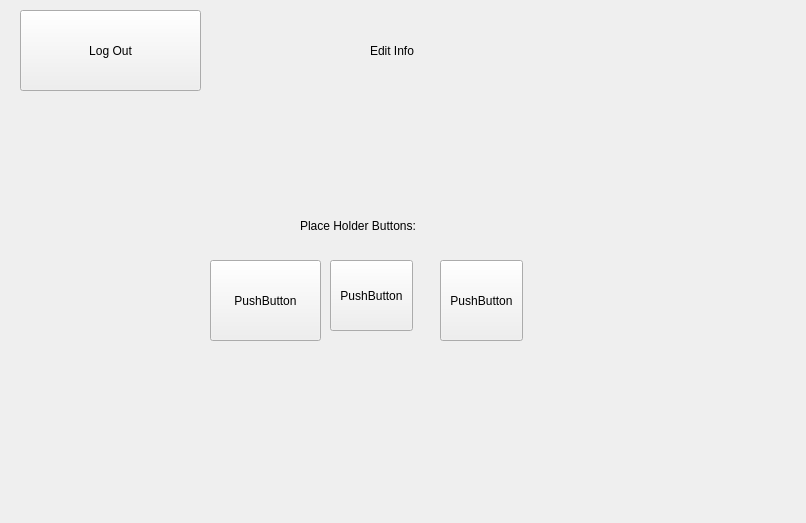
<?xml version="1.0" encoding="UTF-8"?>
<ui version="4.0">
 <class>EditInfo</class>
 <widget class="QWidget" name="EditInfo">
  <property name="geometry">
   <rect>
    <x>0</x>
    <y>0</y>
    <width>806</width>
    <height>523</height>
   </rect>
  </property>
  <property name="windowTitle">
   <string>Form</string>
  </property>
  <widget class="QLabel" name="label">
   <property name="geometry">
    <rect>
     <x>370</x>
     <y>30</y>
     <width>71</width>
     <height>41</height>
    </rect>
   </property>
   <property name="text">
    <string>Edit Info</string>
   </property>
  </widget>
  <widget class="QPushButton" name="pushButton">
   <property name="geometry">
    <rect>
     <x>20</x>
     <y>10</y>
     <width>181</width>
     <height>81</height>
    </rect>
   </property>
   <property name="text">
    <string>Log Out</string>
   </property>
  </widget>
  <widget class="QPushButton" name="pushButton_2">
   <property name="geometry">
    <rect>
     <x>210</x>
     <y>260</y>
     <width>111</width>
     <height>81</height>
    </rect>
   </property>
   <property name="text">
    <string>PushButton</string>
   </property>
  </widget>
  <widget class="QPushButton" name="pushButton_3">
   <property name="geometry">
    <rect>
     <x>330</x>
     <y>260</y>
     <width>83</width>
     <height>71</height>
    </rect>
   </property>
   <property name="text">
    <string>PushButton</string>
   </property>
  </widget>
  <widget class="QPushButton" name="pushButton_4">
   <property name="geometry">
    <rect>
     <x>440</x>
     <y>260</y>
     <width>83</width>
     <height>81</height>
    </rect>
   </property>
   <property name="text">
    <string>PushButton</string>
   </property>
  </widget>
  <widget class="QLabel" name="label_2">
   <property name="geometry">
    <rect>
     <x>300</x>
     <y>200</y>
     <width>161</width>
     <height>51</height>
    </rect>
   </property>
   <property name="text">
    <string>Place Holder Buttons:</string>
   </property>
  </widget>
 </widget>
 <resources/>
 <connections/>
</ui>
